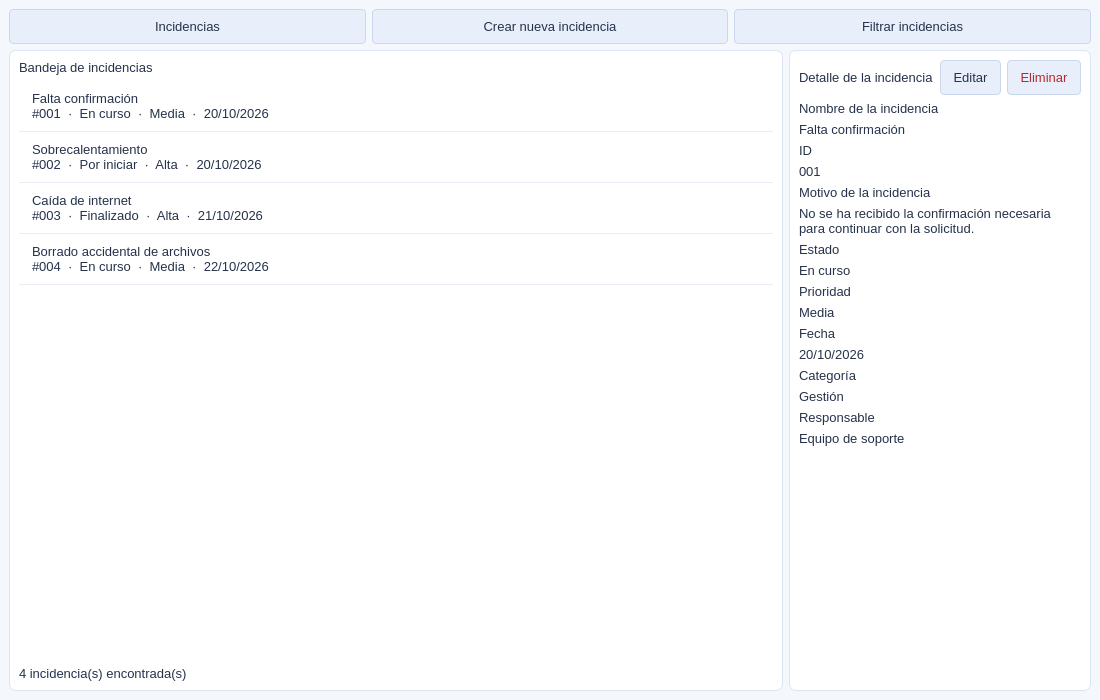
<?xml version="1.0" ?>
<ui version="4.0">
  <class>VentanaPrincipal</class>
  <widget class="QMainWindow" name="VentanaPrincipal">
    <property name="windowTitle">
      <string>Gestor de incidencias</string>
    </property>
    <property name="geometry">
      <rect>
        <x>0</x>
        <y>0</y>
        <width>1100</width>
        <height>700</height>
      </rect>
    </property>
    <property name="styleSheet">
      <string>QWidget { font-family: Arial; font-size: 13px; color: #25324a; } QMainWindow, QWidget#centralwidget {background:#f4f7fc;} QFrame#panelLista, QFrame#panelDetalle {background:white;border:1px solid #dce5f4;border-radius:7px;} QLabel[role="encabezado"] {background:#c9daf8;padding:8px;font-weight:bold;} QLabel[role="titulo"] {font-size:18px;font-weight:bold;} QLabel[role="valor"] {background:white;padding:7px;} QPushButton {background:#e9effa;padding:9px 12px;border:1px solid #cbd7ec;border-radius:4px;} QPushButton[role="navegacion"] {background:#0000ff;color:white;font-weight:bold;border:0;} QPushButton#btnEliminar {color:#b02c2c;} QListWidget {border:0;background:white;} QListWidget::item {padding:10px;border-bottom:1px solid #e8edf5;} QListWidget::item:selected {background:#c9daf8;color:#172747;}</string>
    </property>
    <widget class="QWidget" name="centralwidget">
      <layout class="QVBoxLayout" name="layoutPrincipal">
        <item>
          <layout class="QHBoxLayout" name="barraSuperior">
            <item>
              <widget class="QPushButton" name="btnIncidencias">
                <property name="text">
                  <string>Incidencias</string>
                </property>
                <property name="role">
                  <string>navegacion</string>
                </property>
              </widget>
            </item>
            <item>
              <widget class="QPushButton" name="btnNueva">
                <property name="text">
                  <string>Crear nueva incidencia</string>
                </property>
                <property name="role">
                  <string>navegacion</string>
                </property>
              </widget>
            </item>
            <item>
              <widget class="QPushButton" name="btnFiltrar">
                <property name="text">
                  <string>Filtrar incidencias</string>
                </property>
                <property name="role">
                  <string>navegacion</string>
                </property>
              </widget>
            </item>
          </layout>
        </item>
        <item>
          <layout class="QHBoxLayout" name="cuerpo">
            <item>
              <widget class="QFrame" name="panelLista">
                <layout class="QVBoxLayout" name="layoutLista">
                  <item>
                    <widget class="QLabel" name="tituloLista">
                      <property name="text">
                        <string>Bandeja de incidencias</string>
                      </property>
                      <property name="role">
                        <string>encabezado</string>
                      </property>
                    </widget>
                  </item>
                  <item>
                    <widget class="QListWidget" name="listaIncidencias">
                      <property name="focusPolicy">
                        <enum>NoFocus</enum>
                      </property>
                      <item>
                        <property name="text">
                          <string>Falta confirmación
#001  ·  En curso  ·  Media  ·  20/10/2026</string>
                        </property>
                      </item>
                      <item>
                        <property name="text">
                          <string>Sobrecalentamiento
#002  ·  Por iniciar  ·  Alta  ·  20/10/2026</string>
                        </property>
                      </item>
                      <item>
                        <property name="text">
                          <string>Caída de internet
#003  ·  Finalizado  ·  Alta  ·  21/10/2026</string>
                        </property>
                      </item>
                      <item>
                        <property name="text">
                          <string>Borrado accidental de archivos
#004  ·  En curso  ·  Media  ·  22/10/2026</string>
                        </property>
                      </item>
                    </widget>
                  </item>
                  <item>
                    <widget class="QLabel" name="contador">
                      <property name="text">
                        <string>4 incidencia(s) encontrada(s)</string>
                      </property>
                    </widget>
                  </item>
                </layout>
              </widget>
            </item>
            <item>
              <widget class="QFrame" name="panelDetalle">
                <layout class="QVBoxLayout" name="layoutDetalle">
                  <item>
                    <layout class="QHBoxLayout" name="cabeceraDetalle">
                      <item>
                        <widget class="QLabel" name="tituloDetalle">
                          <property name="text">
                            <string>Detalle de la incidencia</string>
                          </property>
                          <property name="role">
                            <string>titulo</string>
                          </property>
                        </widget>
                      </item>
                      <item>
                        <widget class="QPushButton" name="btnEditar">
                          <property name="text">
                            <string>Editar</string>
                          </property>
                        </widget>
                      </item>
                      <item>
                        <widget class="QPushButton" name="btnEliminar">
                          <property name="text">
                            <string>Eliminar</string>
                          </property>
                        </widget>
                      </item>
                    </layout>
                  </item>
                  <item>
                    <widget class="QLabel" name="nombreEtiqueta">
                      <property name="text">
                        <string>Nombre de la incidencia</string>
                      </property>
                      <property name="role">
                        <string>encabezado</string>
                      </property>
                    </widget>
                  </item>
                  <item>
                    <widget class="QLabel" name="nombreValor">
                      <property name="text">
                        <string>Falta confirmación</string>
                      </property>
                      <property name="role">
                        <string>valor</string>
                      </property>
                      <property name="wordWrap">
                        <bool>true</bool>
                      </property>
                    </widget>
                  </item>
                  <item>
                    <widget class="QLabel" name="idEtiqueta">
                      <property name="text">
                        <string>ID</string>
                      </property>
                      <property name="role">
                        <string>encabezado</string>
                      </property>
                    </widget>
                  </item>
                  <item>
                    <widget class="QLabel" name="idValor">
                      <property name="text">
                        <string>001</string>
                      </property>
                      <property name="role">
                        <string>valor</string>
                      </property>
                      <property name="wordWrap">
                        <bool>true</bool>
                      </property>
                    </widget>
                  </item>
                  <item>
                    <widget class="QLabel" name="motivoEtiqueta">
                      <property name="text">
                        <string>Motivo de la incidencia</string>
                      </property>
                      <property name="role">
                        <string>encabezado</string>
                      </property>
                    </widget>
                  </item>
                  <item>
                    <widget class="QLabel" name="motivoValor">
                      <property name="text">
                        <string>No se ha recibido la confirmación necesaria para continuar con la solicitud.</string>
                      </property>
                      <property name="role">
                        <string>valor</string>
                      </property>
                      <property name="wordWrap">
                        <bool>true</bool>
                      </property>
                    </widget>
                  </item>
                  <item>
                    <widget class="QLabel" name="estadoEtiqueta">
                      <property name="text">
                        <string>Estado</string>
                      </property>
                      <property name="role">
                        <string>encabezado</string>
                      </property>
                    </widget>
                  </item>
                  <item>
                    <widget class="QLabel" name="estadoValor">
                      <property name="text">
                        <string>En curso</string>
                      </property>
                      <property name="role">
                        <string>valor</string>
                      </property>
                      <property name="wordWrap">
                        <bool>true</bool>
                      </property>
                    </widget>
                  </item>
                  <item>
                    <widget class="QLabel" name="prioridadEtiqueta">
                      <property name="text">
                        <string>Prioridad</string>
                      </property>
                      <property name="role">
                        <string>encabezado</string>
                      </property>
                    </widget>
                  </item>
                  <item>
                    <widget class="QLabel" name="prioridadValor">
                      <property name="text">
                        <string>Media</string>
                      </property>
                      <property name="role">
                        <string>valor</string>
                      </property>
                      <property name="wordWrap">
                        <bool>true</bool>
                      </property>
                    </widget>
                  </item>
                  <item>
                    <widget class="QLabel" name="fechaEtiqueta">
                      <property name="text">
                        <string>Fecha</string>
                      </property>
                      <property name="role">
                        <string>encabezado</string>
                      </property>
                    </widget>
                  </item>
                  <item>
                    <widget class="QLabel" name="fechaValor">
                      <property name="text">
                        <string>20/10/2026</string>
                      </property>
                      <property name="role">
                        <string>valor</string>
                      </property>
                      <property name="wordWrap">
                        <bool>true</bool>
                      </property>
                    </widget>
                  </item>
                  <item>
                    <widget class="QLabel" name="categoriaEtiqueta">
                      <property name="text">
                        <string>Categoría</string>
                      </property>
                      <property name="role">
                        <string>encabezado</string>
                      </property>
                    </widget>
                  </item>
                  <item>
                    <widget class="QLabel" name="categoriaValor">
                      <property name="text">
                        <string>Gestión</string>
                      </property>
                      <property name="role">
                        <string>valor</string>
                      </property>
                      <property name="wordWrap">
                        <bool>true</bool>
                      </property>
                    </widget>
                  </item>
                  <item>
                    <widget class="QLabel" name="responsableEtiqueta">
                      <property name="text">
                        <string>Responsable</string>
                      </property>
                      <property name="role">
                        <string>encabezado</string>
                      </property>
                    </widget>
                  </item>
                  <item>
                    <widget class="QLabel" name="responsableValor">
                      <property name="text">
                        <string>Equipo de soporte</string>
                      </property>
                      <property name="role">
                        <string>valor</string>
                      </property>
                      <property name="wordWrap">
                        <bool>true</bool>
                      </property>
                    </widget>
                  </item>
                  <item>
                    <spacer name="espacioInferior">
                      <property name="orientation">
                        <enum>Qt::Vertical</enum>
                      </property>
                      <property name="sizeHint" stdset="0">
                        <size>
                          <width>20</width>
                          <height>40</height>
                        </size>
                      </property>
                    </spacer>
                  </item>
                </layout>
              </widget>
            </item>
          </layout>
        </item>
      </layout>
    </widget>
  </widget>
  <resources/>
  <connections/>
</ui>
